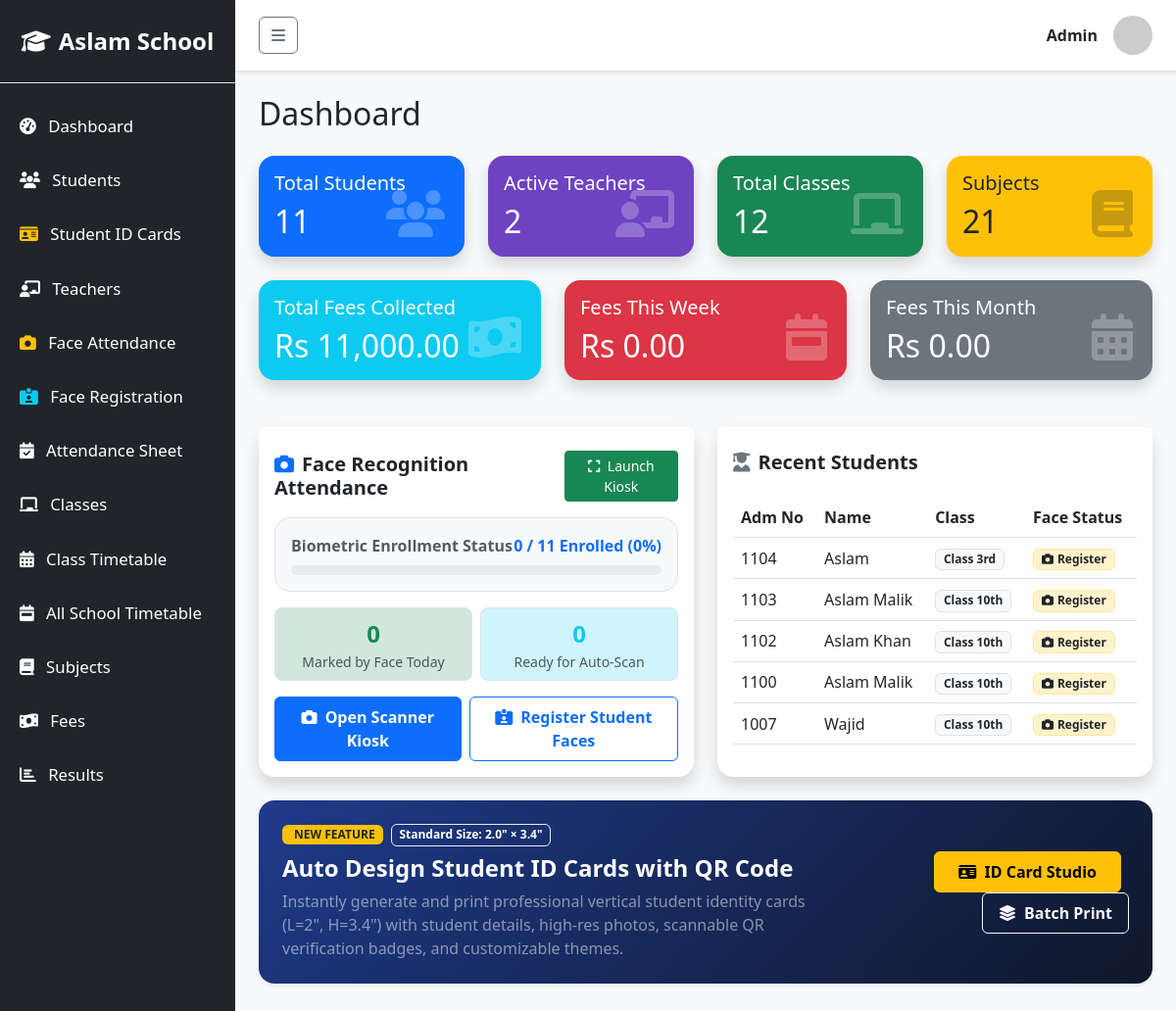
The page /school/dashboard.php on the database its author committed.
### tables this page shows
CREATE TABLE `students` (
  `id` int(11) NOT NULL,
  `admission_no` varchar(20) NOT NULL,
  `name` varchar(100) NOT NULL,
  `father_name` varchar(100) NOT NULL,
  `dob` date NOT NULL,
  `gender` varchar(10) NOT NULL,
  `blood_group` varchar(10) DEFAULT 'O+',
  `class_id` int(11) NOT NULL,
  `phone` varchar(20) NOT NULL,
  `address` text NOT NULL,
  `admission_date` date NOT NULL,
  `monthly_fee` decimal(10,2) NOT NULL DEFAULT 0.00,
  `previous_dues` decimal(10,2) NOT NULL DEFAULT 0.00,
  `photo` varchar(255) DEFAULT NULL
);

CREATE TABLE `classes` (
  `id` int(11) NOT NULL,
  `name` varchar(50) NOT NULL
);

### school/dashboard.php (the view, shortened to what this page needs)
<?php
require_once 'includes/db.php';
require_once 'includes/header.php';
$students_count = $conn->query("SELECT COUNT(*) as count FROM students")->fetch_assoc()['count'];
$teachers_count = $conn->query("SELECT COUNT(*) as count FROM teachers WHERE status='Active'")->fetch_assoc()['count'];
$classes_count = $conn->query("SELECT COUNT(*) as count FROM classes")->fetch_assoc()['count'];
$subjects_count = $conn->query("SELECT COUNT(*) as count FROM subjects")->fetch_assoc()['count'];
$fees_total = $conn->query("SELECT SUM(amount) as total FROM fees")->fetch_assoc()['total'];
$fees_total = $fees_total ? $fees_total : 0;
$fees_this_week = $conn->query("SELECT SUM(amount) as total FROM fees WHERE YEARWEEK(paid_on, 1) = YEARWEEK(CURDATE(), 1)")->fetch_assoc()['total'];
$fees_this_week = $fees_this_week ? $fees_this_week : 0;
$fees_this_month = $conn->query("SELECT SUM(amount) as total FROM fees WHERE MONTH(paid_on) = MONTH(CURDATE()) AND YEAR(paid_on) = YEAR(CURDATE())")->fetch_assoc()['total'];
$fees_this_month = $fees_this_month ? $fees_this_month : 0;
?>
<h2 class="mb-4">Dashboard</h2>
<div class="row">
    <div class="col-md-3 mb-4">
        <div class="card bg-primary text-white shadow rounded-4 border-0">
            <div class="card-body">
                <h5 class="card-title">Total Students</h5>
                <h2 class="mb-0"><?= $students_count ?></h2>
                <i class="fa-solid fa-users position-absolute opacity-25" style="right: 20px; bottom: 20px; font-size: 3rem;"></i>
            </div>
        </div>
    </div>
    <div class="col-md-3 mb-4">
        <div class="card bg-purple text-white shadow rounded-4 border-0" style="background-color: #6f42c1;">
            <div class="card-body">
                <h5 class="card-title">Active Teachers</h5>
                <h2 class="mb-0"><?= $teachers_count ?></h2>
                <i class="fa-solid fa-chalkboard-user position-absolute opacity-25" style="right: 20px; bottom: 20px; font-size: 3rem;"></i>
            </div>
        </div>
    </div>
    <div class="col-md-3 mb-4">
        <div class="card bg-success text-white shadow rounded-4 border-0">
            <div class="card-body">
                <h5 class="card-title">Total Classes</h5>
                <h2 class="mb-0"><?= $classes_count ?></h2>
                <i class="fa-solid fa-chalkboard position-absolute opacity-25" style="right: 20px; bottom: 20px; font-size: 3rem;"></i>
            </div>
        </div>
    </div>
    <div class="col-md-3 mb-4">
        <div class="card bg-warning text-dark shadow rounded-4 border-0">
            <div class="card-body">
                <h5 class="card-title">Subjects</h5>
                <h2 class="mb-0"><?= $subjects_count ?></h2>
                <i class="fa-solid fa-book position-absolute opacity-25" style="right: 20px; bottom: 20px; font-size: 3rem;"></i>
            </div>
        </div>
    </div>
</div>
<div class="row">
    <div class="col-md-4 mb-4">
        <div class="card bg-info text-white shadow rounded-4 border-0">
            <div class="card-body">
                <h5 class="card-title">Total Fees Collected</h5>
                <h2 class="mb-0">Rs <?= number_format($fees_total, 2) ?></h2>
                <i class="fa-solid fa-money-bill-wave position-absolute opacity-25" style="right: 20px; bottom: 20px; font-size: 3rem;"></i>
            </div>
        </div>
    </div>
    <div class="col-md-4 mb-4">
        <div class="card bg-danger text-white shadow rounded-4 border-0">
            <div class="card-body">
                <h5 class="card-title">Fees This Week</h5>
                <h2 class="mb-0">Rs <?= number_format($fees_this_week, 2) ?></h2>
                <i class="fa-solid fa-calendar-week position-absolute opacity-25" style="right: 20px; bottom: 20px; font-size: 3rem;"></i>
            </div>
        </div>
    </div>
    <div class="col-md-4 mb-4">
        <div class="card bg-secondary text-white shadow rounded-4 border-0">
            <div class="card-body">
                <h5 class="card-title">Fees This Month</h5>
                <h2 class="mb-0">Rs <?= number_format($fees_this_month, 2) ?></h2>
                <i class="fa-solid fa-calendar-alt position-absolute opacity-25" style="right: 20px; bottom: 20px; font-size: 3rem;"></i>
            </div>
        </div>
    </div>
</div>
<div class="row mt-4">
    <div class="col-md-6 mb-4">
        <div class="card shadow border-0 rounded-4 h-100">
            <div class="card-header bg-white border-bottom-0 pt-4 pb-0 d-flex justify-content-between align-items-center">
                <h5 class="fw-bold mb-0"><i class="fa-solid fa-camera text-primary me-2"></i>Face Recognition Attendance</h5>
                <a href="/school/attendance/face_attendance.php" class="btn btn-sm btn-success"><i class="fa-solid fa-expand me-1"></i> Launch Kiosk</a>
            </div>
            <div class="card-body">
                <div class="p-3 bg-light rounded-4 mb-3 border">
                    <div class="d-flex justify-content-between align-items-center mb-2">
                        <span class="text-muted fw-semibold">Biometric Enrollment Status</span>
                        <?php
                        $enrolled_cnt = $conn->query("SELECT COUNT(DISTINCT student_id) as cnt FROM student_faces")->fetch_assoc()['cnt'];
                        $today_face_cnt = $conn->query("SELECT COUNT(*) as cnt FROM attendance WHERE att_date = CURDATE() AND method = 'face_recognition'")->fetch_assoc()['cnt'];
                        $enroll_pct = $students_count > 0 ? round(($enrolled_cnt / $students_count) * 100) : 0;
                        ?>
                        <span class="fw-bold text-primary"><?= $enrolled_cnt ?> / <?= $students_count ?> Enrolled (<?= $enroll_pct ?>%)</span>
                    </div>
                    <div class="progress" style="height: 10px;">
                    </div>
                </div>
                <div class="row g-2 text-center mb-3">
                    <div class="col-6">
                        <div class="border rounded-3 p-2 bg-success-subtle">
                            <div class="fs-4 fw-bold text-success"><?= $today_face_cnt ?></div>
                            <div class="small text-muted">Marked by Face Today</div>
                        </div>
                    </div>
                    <div class="col-6">
                        <div class="border rounded-3 p-2 bg-info-subtle">
                            <div class="fs-4 fw-bold text-info"><?= $enrolled_cnt ?></div>
                            <div class="small text-muted">Ready for Auto-Scan</div>
                        </div>
                    </div>
                </div>
                <div class="d-flex gap-2">
                    <a href="/school/attendance/face_attendance.php" class="btn btn-primary flex-fill py-2 fw-semibold">
                        <i class="fa-solid fa-camera me-1"></i> Open Scanner Kiosk
                    </a>
                    <a href="/school/attendance/face_register.php" class="btn btn-outline-primary flex-fill py-2 fw-semibold">
                        <i class="fa-solid fa-id-card-clip me-1"></i> Register Student Faces
                    </a>
                </div>
            </div>
        </div>
    </div>
    <div class="col-md-6 mb-4">
        <div class="card shadow border-0 rounded-4 h-100">
            <div class="card-header bg-white border-bottom-0 pt-4 pb-0">
                <h5 class="fw-bold"><i class="fa-solid fa-user-graduate text-secondary me-2"></i>Recent Students</h5>
            </div>
            <div class="card-body">
                <table class="table table-hover align-middle">
                    <thead>
                        <tr>
                            <th>Adm No</th>
                            <th>Name</th>
                            <th>Class</th>
                            <th>Face Status</th>
                        </tr>
                    </thead>
                    <tbody>
                        <?php
                        $recent = $conn->query("SELECT s.*, c.name as class_name, sf.id as face_id
                                                FROM students s
                                                JOIN classes c ON s.class_id = c.id
                                                LEFT JOIN student_faces sf ON s.id = sf.student_id
                                                ORDER BY s.id DESC LIMIT 5");
                        if($recent->num_rows > 0):
                            while($row = $recent->fetch_assoc()):
                        ?>
                        <tr>
                            <td><?= $row['admission_no'] ?></td>
                            <td><?= $row['name'] ?></td>
                            <td><span class="badge bg-light text-dark border"><?= $row['class_name'] ?></span></td>
                            <td>
                                <?php if($row['face_id']): ?>
                                    <span class="badge bg-success-subtle text-success border border-success-subtle"><i class="fa-solid fa-circle-check me-1"></i>Enrolled</span>
                                <?php else: ?>
                                    <a href="/school/attendance/face_register.php?student_id=<?= $row['id'] ?>" class="badge bg-warning-subtle text-dark border border-warning-subtle text-decoration-none"><i class="fa-solid fa-camera me-1"></i>Register</a>
                                <?php endif; ?>
                            </td>
                        </tr>
                        <?php endwhile; else: ?>
                        <tr><td colspan="4" class="text-center">No students found</td></tr>
                        <?php endif; ?>
                    </tbody>
                </table>
            </div>
        </div>
    </div>
</div>
<div class="card shadow-sm border-0 rounded-4 mb-4 text-white" style="background: linear-gradient(135deg, #1e3a8a 0%, #0f172a 100%);">
    <div class="card-body p-4">
        <div class="row align-items-center">
            <div class="col-md-8">
                <div class="d-flex align-items-center gap-2 mb-2">
                    <span class="badge bg-warning text-dark fw-bold px-2 py-1"><i class="fa-solid fa-sparkles me-1"></i>NEW FEATURE</span>
                    <span class="badge bg-white-subtle text-white border border-light-subtle">Standard Size: 2.0" × 3.4"</span>
                </div>
                <h4 class="fw-bold mb-2">Auto Design Student ID Cards with QR Code</h4>
                <p class="text-white-50 mb-3 mb-md-0">
                    Instantly generate and print professional vertical student identity cards (L=2", H=3.4") with student details, high-res photos, scannable QR verification badges, and customizable themes.
                </p>
            </div>
            <div class="col-md-4 text-md-end">
                <a href="/school/students/id_card.php" class="btn btn-warning fw-bold px-4 py-2 me-2 mb-2 mb-sm-0">
                    <i class="fa-solid fa-id-card me-1"></i> ID Card Studio
                </a>
                <a href="/school/students/id_card.php?mode=batch" class="btn btn-outline-light fw-bold px-3 py-2">
                    <i class="fa-solid fa-layer-group me-1"></i> Batch Print
                </a>
            </div>
        </div>
    </div>
</div>
<?php require_once 'includes/footer.php'; ?>

### rows shown on the page
students: admission_no "1104", name "Aslam", class.name "Class 3rd"
students: admission_no "1103", name "Aslam Malik", class.name "Class 10th"
students: admission_no "1102", name "Aslam Khan", class.name "Class 10th"
students: admission_no "1100", name "Aslam Malik", class.name "Class 10th"
students: admission_no "1007", name "Wajid", class.name "Class 10th"

### other values the page prints
$_SESSION['user_name'] "Admin"
$students_count "11"
$teachers_count "2"
$classes_count "12"
$subjects_count "21"
$fees_total "11,000.00"
$fees_this_week "0.00"
$fees_this_month "0.00"
$enrolled_cnt "0"
$enroll_pct "0"
$today_face_cnt "0"
